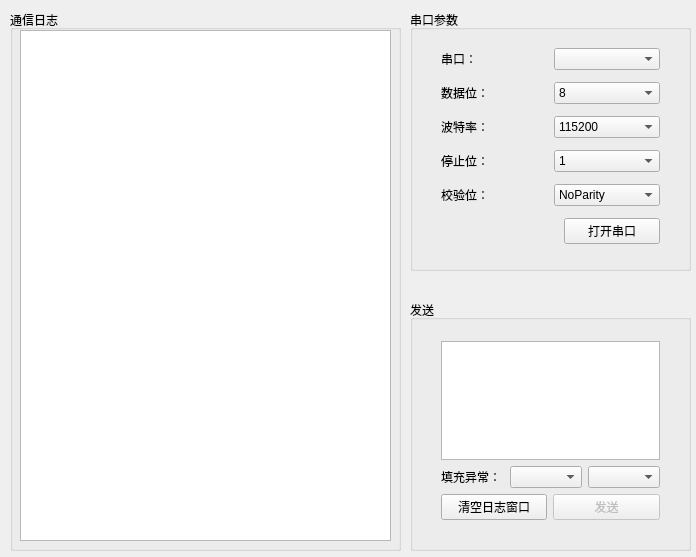
<?xml version="1.0" encoding="UTF-8"?>
<ui version="4.0">
 <class>MainWindow</class>
 <widget class="QMainWindow" name="MainWindow">
  <property name="geometry">
   <rect>
    <x>0</x>
    <y>0</y>
    <width>696</width>
    <height>557</height>
   </rect>
  </property>
  <property name="windowTitle">
   <string>PLC模拟通信</string>
  </property>
  <widget class="QWidget" name="centralWidget">
   <widget class="QGroupBox" name="groupBox">
    <property name="geometry">
     <rect>
      <x>10</x>
      <y>10</y>
      <width>391</width>
      <height>541</height>
     </rect>
    </property>
    <property name="title">
     <string>通信日志</string>
    </property>
    <widget class="QTextBrowser" name="comLog">
     <property name="geometry">
      <rect>
       <x>10</x>
       <y>20</y>
       <width>371</width>
       <height>511</height>
      </rect>
     </property>
    </widget>
   </widget>
   <widget class="QGroupBox" name="groupBox_2">
    <property name="geometry">
     <rect>
      <x>410</x>
      <y>10</y>
      <width>281</width>
      <height>261</height>
     </rect>
    </property>
    <property name="title">
     <string>串口参数</string>
    </property>
    <widget class="QWidget" name="">
     <property name="geometry">
      <rect>
       <x>20</x>
       <y>21</y>
       <width>241</width>
       <height>231</height>
      </rect>
     </property>
     <layout class="QVBoxLayout" name="verticalLayout">
      <item>
       <layout class="QHBoxLayout" name="horizontalLayout">
        <item>
         <widget class="QLabel" name="label">
          <property name="text">
           <string>串口：</string>
          </property>
         </widget>
        </item>
        <item>
         <widget class="QComboBox" name="portName"/>
        </item>
       </layout>
      </item>
      <item>
       <layout class="QHBoxLayout" name="horizontalLayout_5">
        <item>
         <widget class="QLabel" name="label_5">
          <property name="text">
           <string>数据位：</string>
          </property>
         </widget>
        </item>
        <item>
         <widget class="QComboBox" name="dataBits">
          <item>
           <property name="text">
            <string>8</string>
           </property>
          </item>
          <item>
           <property name="text">
            <string>7</string>
           </property>
          </item>
          <item>
           <property name="text">
            <string>6</string>
           </property>
          </item>
          <item>
           <property name="text">
            <string>5</string>
           </property>
          </item>
         </widget>
        </item>
       </layout>
      </item>
      <item>
       <layout class="QHBoxLayout" name="horizontalLayout_2">
        <item>
         <widget class="QLabel" name="label_2">
          <property name="text">
           <string>波特率：</string>
          </property>
         </widget>
        </item>
        <item>
         <widget class="QComboBox" name="baudRate">
          <item>
           <property name="text">
            <string>115200</string>
           </property>
          </item>
          <item>
           <property name="text">
            <string>9600</string>
           </property>
          </item>
          <item>
           <property name="text">
            <string>19200</string>
           </property>
          </item>
          <item>
           <property name="text">
            <string>38400</string>
           </property>
          </item>
         </widget>
        </item>
       </layout>
      </item>
      <item>
       <layout class="QHBoxLayout" name="horizontalLayout_4">
        <item>
         <widget class="QLabel" name="label_4">
          <property name="text">
           <string>停止位：</string>
          </property>
         </widget>
        </item>
        <item>
         <widget class="QComboBox" name="stopBits">
          <item>
           <property name="text">
            <string>1</string>
           </property>
          </item>
          <item>
           <property name="text">
            <string>2</string>
           </property>
          </item>
         </widget>
        </item>
       </layout>
      </item>
      <item>
       <layout class="QHBoxLayout" name="horizontalLayout_3">
        <item>
         <widget class="QLabel" name="label_3">
          <property name="text">
           <string>校验位：</string>
          </property>
         </widget>
        </item>
        <item>
         <widget class="QComboBox" name="parity">
          <item>
           <property name="text">
            <string>NoParity</string>
           </property>
          </item>
          <item>
           <property name="text">
            <string>EvenParity</string>
           </property>
          </item>
          <item>
           <property name="text">
            <string>OddParity</string>
           </property>
          </item>
         </widget>
        </item>
       </layout>
      </item>
      <item>
       <layout class="QHBoxLayout" name="horizontalLayout_6">
        <property name="spacing">
         <number>6</number>
        </property>
        <item>
         <spacer name="horizontalSpacer">
          <property name="orientation">
           <enum>Qt::Horizontal</enum>
          </property>
          <property name="sizeType">
           <enum>QSizePolicy::Fixed</enum>
          </property>
          <property name="sizeHint" stdset="0">
           <size>
            <width>123</width>
            <height>20</height>
           </size>
          </property>
         </spacer>
        </item>
        <item>
         <widget class="QPushButton" name="openSerialButton">
          <property name="focusPolicy">
           <enum>Qt::StrongFocus</enum>
          </property>
          <property name="styleSheet">
           <string notr="true">border-color: rgb(255, 244, 253);</string>
          </property>
          <property name="text">
           <string>打开串口</string>
          </property>
          <property name="checkable">
           <bool>false</bool>
          </property>
         </widget>
        </item>
       </layout>
      </item>
     </layout>
    </widget>
   </widget>
   <widget class="QGroupBox" name="groupBox_3">
    <property name="geometry">
     <rect>
      <x>410</x>
      <y>300</y>
      <width>281</width>
      <height>251</height>
     </rect>
    </property>
    <property name="title">
     <string>发送</string>
    </property>
    <widget class="QWidget" name="">
     <property name="geometry">
      <rect>
       <x>20</x>
       <y>30</y>
       <width>241</width>
       <height>201</height>
      </rect>
     </property>
     <layout class="QGridLayout" name="gridLayout">
      <item row="0" column="0" colspan="2">
       <widget class="QTextEdit" name="message"/>
      </item>
      <item row="1" column="0" colspan="2">
       <layout class="QHBoxLayout" name="horizontalLayout_7">
        <item>
         <widget class="QLabel" name="label_6">
          <property name="text">
           <string>填充异常：</string>
          </property>
         </widget>
        </item>
        <item>
         <widget class="QComboBox" name="abnDataButton"/>
        </item>
        <item>
         <widget class="QComboBox" name="abnormalButton"/>
        </item>
       </layout>
      </item>
      <item row="2" column="0">
       <widget class="QPushButton" name="clearButton">
        <property name="text">
         <string>清空日志窗口</string>
        </property>
       </widget>
      </item>
      <item row="2" column="1">
       <widget class="QPushButton" name="btnSend">
        <property name="enabled">
         <bool>false</bool>
        </property>
        <property name="text">
         <string>发送</string>
        </property>
       </widget>
      </item>
     </layout>
    </widget>
   </widget>
  </widget>
 </widget>
 <layoutdefault spacing="6" margin="11"/>
 <resources/>
 <connections/>
</ui>
